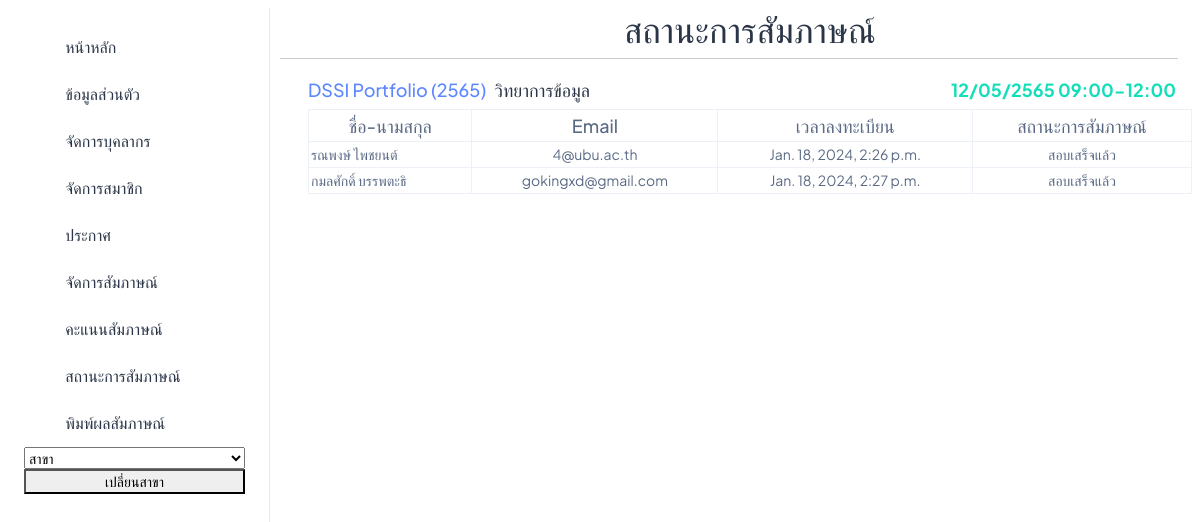
Screenshot of /Manager_Status/6 with the database file from the repository.
### interview/models.py (models this page shows, shortened)
class Round(models.Model):
    major = models.ForeignKey(Major, on_delete=models.CASCADE)
    academic_year = models.CharField(max_length=20)
    round_name = models.CharField(max_length=20)
    manager = models.ForeignKey(User, on_delete=models.CASCADE)
    users = models.ManyToManyField(User, related_name='rounds_participated', blank=True)
    TemporaryUser = models.ManyToManyField(TemporaryUser,related_name='rounds_participated', blank=True)
    documents = models.CharField(max_length=200, null=True,blank=True)
    active = models.BooleanField(default=False,null=True,blank=True)
    interview_time = models.CharField(max_length=50, null=True, blank=True)

class Major(models.Model):
    major = models.CharField(max_length=100)
    faculty = models.ForeignKey(Faculty, on_delete=models.CASCADE)
    default_manager = models.ManyToManyField(User, blank=True,related_name='manager')
    users = models.ManyToManyField(User,blank=True)
    TemporaryUser = models.ManyToManyField(TemporaryUser , blank=True)
    def __str__(self) -> str:
        return f"{self.major}"

class InterviewStatus(models.Model):
    user = models.ForeignKey(User, on_delete=models.CASCADE, related_name='interview_status')
    status = models.CharField(max_length=100)
    round = models.ForeignKey(Round, on_delete=models.CASCADE)
    reg_at = models.DateTimeField(auto_now_add=True,blank=True ,null= True)

class User(AbstractBaseUser, PermissionsMixin):
    email = models.EmailField(unique=True)
    username = models.CharField(max_length=30, unique=True)
    first_name = models.CharField(max_length=100)
    last_name = models.CharField(max_length=100)
    gender = models.CharField(max_length=20)
    address = models.CharField(max_length=400)
    postcode = models.CharField(max_length=20)
    phone_number = models.CharField(max_length=10)
    citizen_id = models.CharField(max_length=13,unique=True,blank=True,null=True)
    birth_date = models.DateField(blank=True,null=True)
    date_joined = models.DateTimeField(default=timezone.now)
    is_active = models.BooleanField(default=True)
    is_staff = models.BooleanField(default=False)
    objects = CustomUserManager()
    USERNAME_FIELD = 'username'
    EMAIL_FIELD = 'email'
    REQUIRED_FIELDS = ['email']

### interview/views.py (the view)
# urls.py: path('Manager_Status/<int:id>',Manager_StatusRound,name='Manager_StatusRound'),
def Manager_StatusRound(request,id):
    round = Round.objects.get(id=id)
    UserInRound = InterviewStatus.objects.filter(round=round).order_by("reg_at")
    context = {
        "Users" : UserInRound,
        "round" : round,
    }
    return render(request, "manager/Manager_StatusRound.html", context)

### interview/templates/manager/Manager_StatusRound.html
{% extends 'manager/base/n_base.html' %}
{% block topic %}
<h1 class="text-3xl text-gray-100 mt-2 text-center">สถานะการสัมภาษณ์</h1>
{% endblock %}
{% block content %}
<div class="pt-14 px-2">
    <div class="d-flex justify-content-between">
        <div class="d-flex">
            <h4 class="fs-5 text-primary mt-auto">{{ round.round_name }} ({{ round.academic_year }})</h4>
            <h4 class="fs-5 text-dark ms-2 mt-auto">{{ round.major }}</h4>
        </div>
        <div>
            <h4 class="fs-5 fw-bolder text-success mt-auto me-3">{{ round.interview_time }}</h4>
        </div>
    </div>
        <table class="table table-bordered table-hover">
            <thead class="thead-dark">
                <tr>
                    <th class="text-center fs-5 fw-medium">ชื่อ-นามสกุล</th>
                    <th class="text-center fs-5 fw-medium">Email</th>
                    <th class="text-center fs-5 fw-medium">เวลาลงทะเบียน</th>
                    <th class="text-center fs-5 fw-medium">สถานะการสัมภาษณ์</th>
                </tr>
            </thead>
            <tbody>
                {% for user in Users %}
                <tr class="text-center">
                    <td class="text-start">{{ user.user.first_name }} {{ user.user.last_name }}</td>
                    <td>{{ user.user.email }}</td>
                    <td>{{ user.reg_at }}</td>
                    <td>{{ user.status }}</td>
                </tr>
                {% endfor %}
            </tbody>
        </table>
    </div>
{% endblock %}

### rows the page displays
Round: round_name "DSSI Portfolio", academic_year "2565", major "วิทยาการข้อมูล", interview_time "12/05/2565 09:00-12:00"
InterviewStatus: user.first_name "รณพงษ์", user.last_name "ไพชยนต์", user.email "4@ubu.ac.th", reg_at "Jan. 18, 2024, 2:26 p.m.", status "สอบเสร็จแล้ว"
InterviewStatus: user.first_name "กมลศักดิ์", user.last_name "บรรพตะธิ", user.email "gokingxd@gmail.com", reg_at "Jan. 18, 2024, 2:27 p.m.", status "สอบเสร็จแล้ว"
